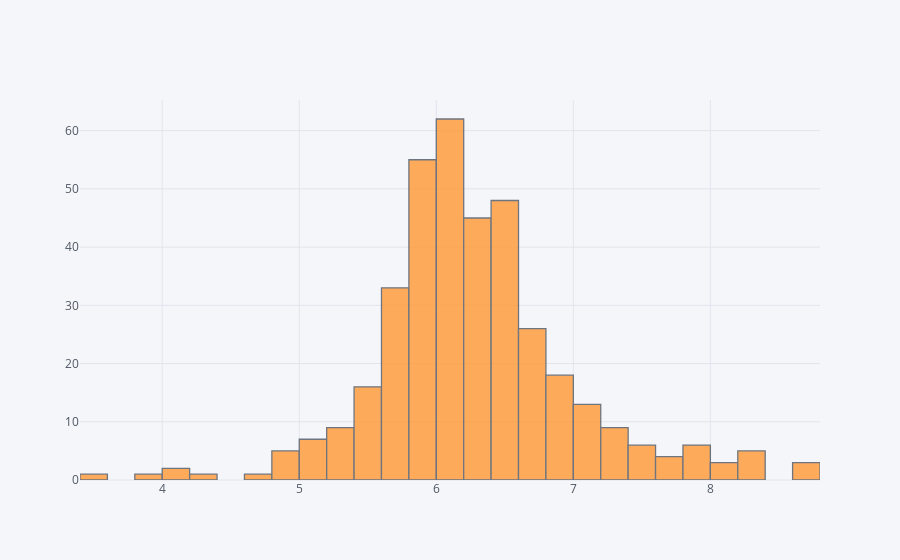

This figure's notebook cell:
### Code cell
train_data.RM.iplot(kind='hist')

### Figure 1 — Plotly figure (JSON) as saved in the notebook; plotly's stock layout.template omitted (floating-point values rounded to 4 significant figures; data arrays with more than 128 entries replaced by an {"elided": "..."} marker saying what was removed)
{"data": [{"histfunc": "count", "histnorm": "", "marker": {"color": "rgba(255, 153, 51, 1.0)", "line": {"color": "#4D5663", "width": 1.3}}, "name": "RM", "opacity": 0.8, "orientation": "v", "type": "histogram", "uid": "08c1bac9-a533-44a5-b1e8-05704aa7e277", "x": {"elided": "379 float values"}}], "layout": {"barmode": "overlay", "legend": {"bgcolor": "#F5F6F9", "font": {"color": "#4D5663"}}, "paper_bgcolor": "#F5F6F9", "plot_bgcolor": "#F5F6F9", "title": {"font": {"color": "#4D5663"}}, "xaxis": {"gridcolor": "#E1E5ED", "showgrid": true, "tickfont": {"color": "#4D5663"}, "title": {"font": {"color": "#4D5663"}, "text": ""}, "zerolinecolor": "#E1E5ED"}, "yaxis": {"gridcolor": "#E1E5ED", "showgrid": true, "tickfont": {"color": "#4D5663"}, "title": {"font": {"color": "#4D5663"}, "text": ""}, "zerolinecolor": "#E1E5ED"}}}
